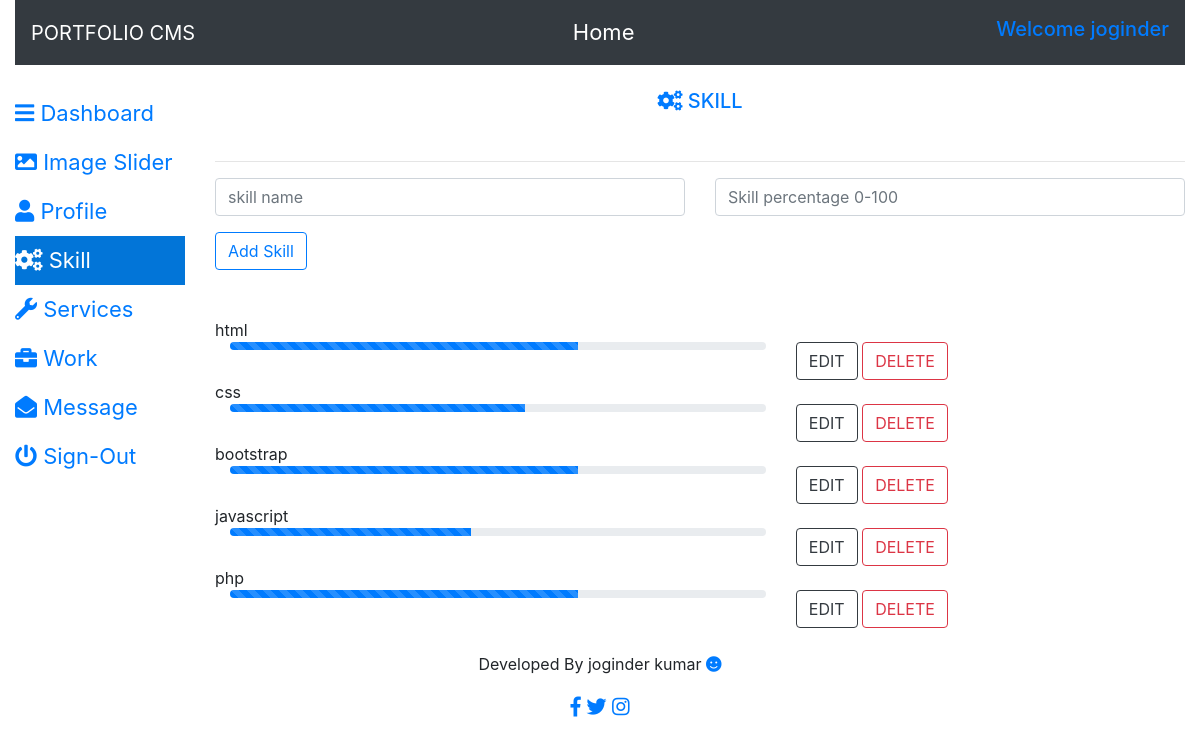
/admin/skill.php (signed in), run on the app's committed database.
### tables this page shows
CREATE TABLE `skill` (
  `id` int(3) NOT NULL,
  `title` varchar(255) NOT NULL,
  `per` int(2) NOT NULL
);

### admin/skill.php (the view, shortened to what this page needs)
<?php include "../config/db.php";?>
<?php include "includes/header.php";?>
<body>
<?php include "includes/navbar.php";?>
<br>
    <div class="col-sm-12">
    <div class="row">
    <div class="col-sm-2">
    <?php include "navigations/skill_nav.php";?>
    </div>
    <div class="col-sm-10">
   <div class="bg"> <h5 class="text-primary text-center"><i class="fa fas fa-cogs"></i> SKILL</h5>
   </div><br><hr>
  <div>
  <form method="POST" action="<?php $_SERVER['PHP_SELF']; ?>">
<div class="row">
<div class="form-group col">
<input type="text" name="skill" class="form-control" placeholder="skill name">
</div>
<div class="form-group col">
<input type="text" name="per" class="form-control" placeholder="Skill percentage 0-100">
</div>
</div>
<input type="submit" name="add_skill" class="btn btn-outline-primary" value="Add Skill">
</form>
  </div>
   <br>
   <br>
    <?php
    $query = "SELECT * FROM skill";
    $result = mysqli_query($conn,$query);
    while($row=mysqli_fetch_array($result)){
    $skill_id = $row['id'];
    $title = $row['title'];
    $per = $row['per'];
?>
<?php echo $title ; ?>
 <div class="container">
 <div class="row">
 <div class="col-sm-7">
 <div class="progress" style="height: 8px;">
    <div class="progress-bar progress-bar-striped progress-bar-animated bg-primary" role="progressbar" style="width: <?php echo $per; ?>%" aria-valuenow="<?php echo $per; ?>" aria-valuemin="0" aria-valuemax="100">
    </div>
  </div>
 </div>
 <div class="col-sm-5">
 <a href="includes/edit.php?id=<?php echo $skill_id;?>" class="btn btn-outline-dark">EDIT</a>
 <a href="skill.php?delete=<?php echo $skill_id;?>" class="btn btn-outline-danger">
 DELETE</a>
 </div>
 </div>
 </div>
    <?php   } ?>
    </div>
    </div>
    </div>
    <?php include "includes/footer.php";?>

### data on the page
skill: title "html", per 65 (drawn)
skill: title "css", per 55 (drawn)
skill: title "bootstrap", per 65 (drawn)
skill: title "javascript", per 45 (drawn)
skill: title "php", per 65 (drawn)

### other printed values
$_SESSION['username'] "joginder"
